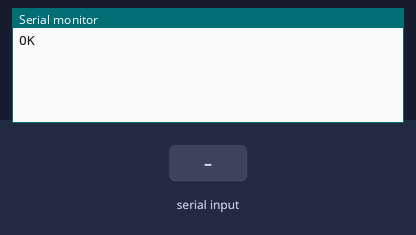
The sketch below on a simulated Arduino Uno, built with avr-gcc and run on an emulated ATmega328P. Shown: the last lines printed to the serial monitor. The inputs (shaded band) are chosen by the test bench. The modem accepts every AT command (registered, SIM ready, sends succeed) and sends nothing else.

Above: at 1.2 s.
1.3 s: "1" received over the second serial link
At 1.8 s:
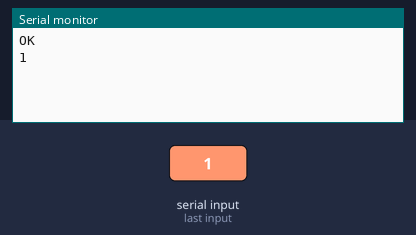
2.8 s: "0" received over the second serial link
At 4.1 s:
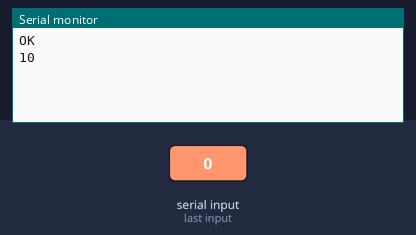

The sketch:

test_at.ino
```cpp
#include <SoftwareSerial.h>

SoftwareSerial seriale(9,10);

String termine="\r\n";
int flag=0;

void setup() {
  Serial.begin(9600);
  //Serial.println("test");
  // put your setup code here, to run once:
  seriale.begin(9600);

  seriale.print("AT\r\n");

}

void loop() {
  // put your main code here, to run repeatedly:
if(Serial.available()>0){
  seriale.write(Serial.read());
}

if(seriale.available()>0){
  Serial.write(seriale.read());
}


}
```

Measured:
- after the input at 1.3 s, the serial monitor: prints a new line at once (image 1)
- after the input at 2.8 s, the serial monitor: prints a new line at once (image 2)
